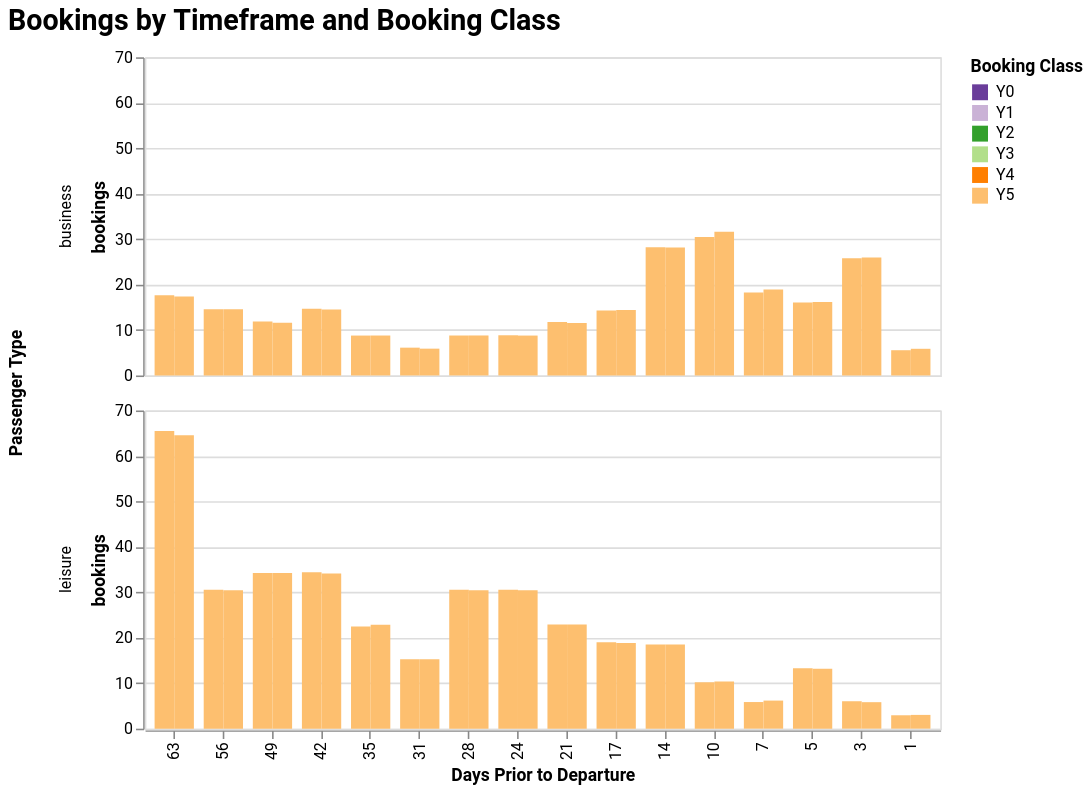

This figure's notebook cell:
### Code cell
comps.fig_segmentation_by_timeframe("bookings", by_carrier=False, by_class=True)

### Figure 1 — Vega-Lite specification as saved in the notebook (floating-point values rounded to 4 significant figures; data arrays with more than 128 entries replaced by an {"elided": "..."} marker saying what was removed)
{"config": {"view": {"continuousHeight": 300, "continuousWidth": 400}, "range": {"category": ["#6a3d9a", "#cab2d6", "#33a02c", "#b2df8a", "#ff7f00", "#fdbf6f", "#1f78b4", "#a6cee3", "#e31a1c", "#fb9a99", "#b15928", "#e3d086"], "heatmap": "plasma"}, "title": {"font": "Roboto, Arial, sans-serif", "fontSize": 18, "anchor": "start", "offset": 8}, "axis": {"labelFont": "Roboto, Arial, sans-serif", "titleFont": "Roboto, Arial, sans-serif"}, "header": {"labelFont": "Roboto, Arial, sans-serif", "titleFont": "Roboto, Arial, sans-serif"}, "legend": {"labelFont": "Roboto, Arial, sans-serif", "titleFont": "Roboto, Arial, sans-serif"}, "bar": {"color": "#6a3d9a"}, "mark": {"color": "#6a3d9a"}, "line": {"color": "#6a3d9a"}}, "data": {"name": "data-4dbd34b616d6982b56f86ff8b4f5c90c"}, "facet": {"row": {"field": "segment", "title": "Passenger Type", "type": "nominal"}}, "spec": {"mark": {"type": "bar"}, "encoding": {"color": {"field": "booking_class", "title": "Booking Class", "type": "nominal"}, "tooltip": [{"field": "source", "title": "Source", "type": "nominal"}, {"field": "segment", "title": "Passenger Type", "type": "nominal"}, {"field": "booking_class", "title": "Booking Class", "type": "nominal"}, {"field": "days_prior", "title": "Days Prior", "type": "quantitative"}, {"field": "bookings", "format": ".2f", "type": "quantitative"}], "x": {"field": "days_prior", "scale": {"reverse": true}, "title": "Days Prior to Departure", "type": "ordinal"}, "xOffset": {"field": "source", "sort": ["simulation", "target"], "title": "Source", "type": "nominal"}, "y": {"field": "bookings", "stack": true, "type": "quantitative"}}, "height": 200, "width": 500}, "title": "Bookings by Timeframe and Booking Class", "$schema": "https://vega.github.io/schema/vega-lite/v5.20.1.json", "datasets": {"data-4dbd34b616d6982b56f86ff8b4f5c90c": {"elided": "224 records"}}}
